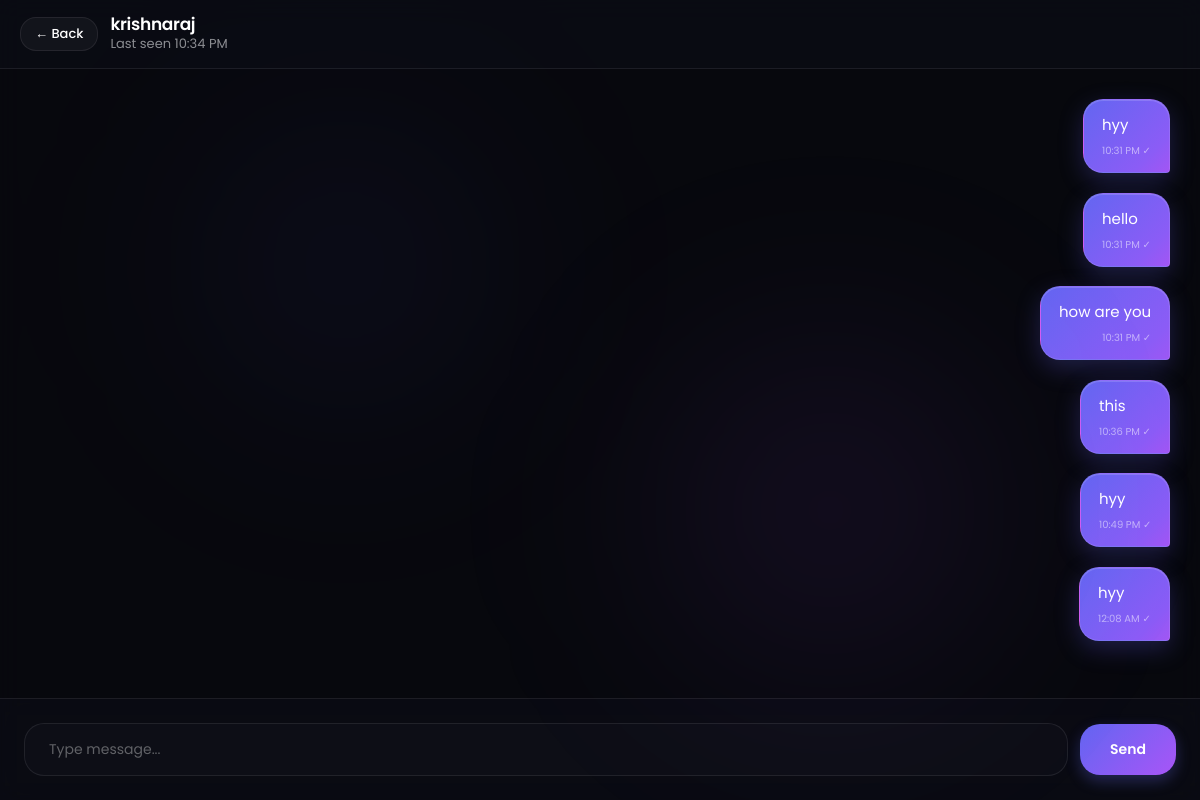
Screenshot of /chat/2/ (signed in) with the database file from the repository.
### chat/models.py (models this page shows, shortened)
class Profile(models.Model):
    user = models.OneToOneField(
        User,
        on_delete=models.CASCADE
    )
    image = models.ImageField(
        upload_to='profile/',
        default='default.png'
    )
    last_seen = models.DateTimeField(
    auto_now=True
    )
    is_online = models.BooleanField(
    default=False
    )

class Message(models.Model):
    sender = models.ForeignKey(
        User,
        on_delete=models.CASCADE,
        related_name='sender'
    )
    receiver = models.ForeignKey(
        User,
        on_delete=models.CASCADE,
        related_name='receiver'
    )
    is_deleted = models.BooleanField(
    default=False
    )
    is_seen = models.BooleanField(
    default=False
    )
    message = models.TextField()
    timestamp = models.DateTimeField(auto_now_add=True)

### chat/views.py (the view, shortened to what this page needs)
# urls.py: path('chat/<int:id>/', views.chat_page),
@login_required
def chat_page(request, id):
    receiver = User.objects.get(id=id)
    Message.objects.filter(
    sender=receiver,
    receiver=request.user,
    is_seen=False
        ).update(is_seen=True)
    messages = Message.objects.filter(
        sender=request.user,
        receiver=receiver
    ) | Message.objects.filter(
        sender=receiver,
        receiver=request.user
    )
    messages = messages.order_by('timestamp')
    return render(request, 'chat.html', {
        'receiver': receiver,
        'messages': messages
    })

### chat/templates/chat.html (shortened to what this page needs)
{% extends 'base.html' %}
{% load static %}
{% block content %}
  <div class="chat-container-full">
    <div class="chat-header">
      <a href="/home/" class="back-button">← Back</a>
      <div>
        <h2>{{ receiver.username }}</h2>
        {% if receiver.profile.is_online %}
    <p class="online-status">● Online</p>
    <p id="typing-status" class="typing-status"></p>
{% else %}
    <p class="offline-status">
        Last seen
        {{ receiver.profile.last_seen|time:"h:i A" }}
    </p>
{% endif %}
      </div>
    </div>
    <div class="message-container" id="message-container">
      {% for message in messages %}
        {% if message.sender == request.user %}
          <div class="message-right">
            <div class="message-bubble sender">
              {% if message.is_deleted %}
    <i>
        Message deleted
    </i>
{% else %}
    {{ message.message }}
{% endif %}
              <div class="message-time">
    {{ message.timestamp|time:"h:i A" }}
    {% if message.sender == request.user %}
        {% if message.is_seen %}
            ✓✓
        {% else %}
            ✓
        {% endif %}
    {% endif %}
</div>
            </div>
          </div>
        {% endif %}
      {% endfor %}
    </div>
    <form method="POST" class="message-form">
      <input type="text" name="message" id="message-input" placeholder="Type message..." required />
      <button type="submit">Send</button>
    </form>
  </div>
{% endblock %}

### chat/templates/base.html (shortened to what this page needs)
{% load static %}
<!DOCTYPE html>
<html lang="en">
<head>
    <link rel="stylesheet"
          href="{% static 'css/chat.css' %}">
</head>
<body>
    {% block content %}
    {% endblock %}
</body>
</html>

### rows the page displays
Message: message "hyy", timestamp "10:31 PM"
Message: message "hello", timestamp "10:31 PM"
Message: message "how are you", timestamp "10:31 PM"
Message: message "this", timestamp "10:36 PM"
Message: message "hyy", timestamp "10:49 PM"
Message: message "hyy", timestamp "12:08 AM"

### other values shown
{{ receiver.username }} "krishnaraj"
{{ receiver.profile.last_seen|time:"h:i A" }} "10:34 PM"
